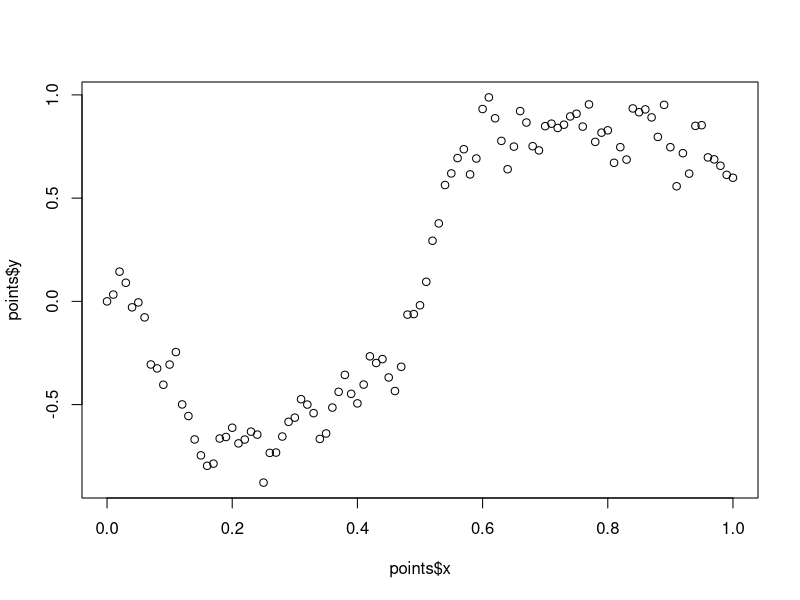

The R script that drew this image: (Note: this script raises an error after producing the figure.)
## ---- chunk 1
knitr::opts_chunk$set(echo = TRUE)
library(ggplot2)
## ---- chunk 2
infnorm <- function(f,g,N,a,b){
  diff <- rep(NA,N)
  s <- seq(a,b,(b-a)/N)
  for(i in 1:N){
    diff[i] <- abs(f(s[i]) - g(s[i]))
  }
  return (max(diff))
}
### might need different norms
## ---- chunk 3

wiener_process_approx_1d <- function(y0,a,b,c,d,N,delta){
  approx_wiener_sample_x <- seq(a,b,(b-a)/N)
  approx_wiener_sample_y <- rep(NA,N)
  approx_wiener_sample_y[1] <- y0
  
  for(i in 2:(N+1)){
    approx_wiener_sample_y[i] <- d
    while( (approx_wiener_sample_y[i]<=c) || (approx_wiener_sample_y[i]>=d) ){
      approx_wiener_sample_y[i] <- rnorm(1,approx_wiener_sample_y[i-1],delta)
    }
  }
  return (list(x=approx_wiener_sample_x,y=approx_wiener_sample_y))
}


points <- wiener_process_approx_1d(0,0,1,-1,1,100,1/10)
plot(points$x,points$y)
## ---- chunk 4

PSOfunctional <- function(obj_function,
                          n_particles=20,
                          n_iter=200,
                          c1 = 0.5,
                          c2 = 0.5,
                          w =0.8,
                          a,b,c,d,N,
                          delta.init,delta.v.init,delta1.r,delta2.r,
                          ...
){
  
  
  
  X <- matrix(NA,nrow = n_iter*n_particles,ncol=N+1)
  Y <- matrix(NA,nrow = n_iter*n_particles,ncol=N+1)
  dY <- matrix(NA,nrow=n_particles,ncol=N+1)
  
  
  ## initialize positions and velocities
  for(i in 1:n_particles){
    points <- wiener_process_approx_1d(runif(1,c,d),a,b,c,d,N,delta.init)
    X[i,] <- points$x
    Y[i,] <- points$y
    dY[i,] <- wiener_process_approx_1d(0,a,b,-1,1,N,delta.v.init)$y
  }
  
  pbest <- Y[1:n_particles,]
  pbest_obj <- obj_function(x=X[1:n_particles,],y = Y[1:n_particles,])
  
  gbest <- pbest[which.min(pbest_obj),]
  gbest_obj <- min(pbest_obj)
  
  iter <- 1
  while(iter < n_iter){
    print(iter)
    ## might have to change runif to wiener function
    
    
    w1 <- wiener_process_approx_1d(runif(1),a,b,0,1,N,delta1.r)$y
    w2 <- wiener_process_approx_1d(runif(1),a,b,0,1,N,delta2.r)$y
    
    ## update velocities
    dY <- 
      w*runif(1)*dY + 
      c1*runif(1)*matrix(w1,nrow = n_particles,ncol = N+1,byrow = TRUE)*
      (pbest - Y[(n_particles*(iter-1)+1):(n_particles*iter),]) + 
      c2*runif(1)*matrix(w2,nrow = n_particles,ncol = N+1,byrow = TRUE)*
      (matrix(gbest,nrow=n_particles,ncol=N+1,byrow = TRUE) 
                   - Y[(n_particles*(iter-1)+1):(n_particles*iter),])
    
    
    ## update location
    
    
    
    
    Y[((n_particles*iter)+1):(n_particles*(iter+1)),] <-
      Y[((n_particles*(iter-1))+1):(n_particles*iter),] + dY[(1:n_particles),]
    
    
    X[((n_particles*iter)+1):(n_particles*(iter+1)),] <-
      X[((n_particles*(iter-1))+1):(n_particles*iter),]
    
    ##update objective metrics
    obj <- obj_function(x = X[((n_particles*iter)+1):(n_particles*(iter+1)),],
                        y = Y[((n_particles*iter)+1):(n_particles*(iter+1)),])
    
    print(head(obj))
    idx <- which(obj <= pbest_obj)
    print(idx)
    pbest[idx,] <- Y[idx,]
    
    pbest_obj[idx] <- obj[idx]
    
    idx <- which.min(pbest_obj)
    gbest <- pbest[idx,]
    
    print(gbest_obj)
    
    iter <- iter+1
  }
  
  
  return(list("X"=X,"Y"=Y,"gbest"=gbest,"gbest_obj"=gbest_obj))
}


## ---- chunk 5
PSOfunctionalv2 <- function(obj_function,
                          n_particles=20,
                          n_iter=200,
                          c1 = 0.5,
                          c2 = 0.5,
                          w =0.8,
                          a,b,c,d,N,
                          delta.init,delta.v.init,delta1.r,delta2.r,
                          ...
){
  
  
  
  X <- matrix(NA,nrow = n_iter*n_particles,ncol=N+1)
  Y <- matrix(NA,nrow = n_iter*n_particles,ncol=N+1)
  dY <- matrix(NA,nrow=n_particles,ncol=N+1)
  
  
  ## initialize positions and velocities
  for(i in 1:n_particles){
    points <- wiener_process_approx_1d(runif(1,c,d),a,b,c,d,N,delta.init)
    X[i,] <- points$x
    Y[i,] <- points$y
    dY[i,] <- wiener_process_approx_1d(0,a,b,-1,1,N,delta.v.init)$y
  }
  
  pbest <- Y[1:n_particles,]
  pbest_obj <- obj_function(x=X[1:n_particles,],y = Y[1:n_particles,])
  
  gbest <- pbest[which.min(pbest_obj),]
  gbest_obj <- min(pbest_obj)
  
  iter <- 1
  while(iter < n_iter){
    print(iter)
    ## might have to change runif to wiener function
    
    
    w1 <- wiener_process_approx_1d(runif(1),a,b,0,1,N,delta1.r)$y
    w2 <- wiener_process_approx_1d(runif(1),a,b,0,1,N,delta2.r)$y
    
    ## update velocities
    dY <- 
      w*runif(1)*dY + 
      c1*runif(1)*
      (pbest - Y[(n_particles*(iter-1)+1):(n_particles*iter),]) + 
      c2*runif(1)*
      (matrix(gbest,nrow=n_particles,ncol=N+1,byrow = TRUE) 
                   - Y[(n_particles*(iter-1)+1):(n_particles*iter),])
    
    
    ## update location
    
    
    
    
    Y[((n_particles*iter)+1):(n_particles*(iter+1)),] <-
      Y[((n_particles*(iter-1))+1):(n_particles*iter),] + dY[(1:n_particles),]
    
    
    X[((n_particles*iter)+1):(n_particles*(iter+1)),] <-
      X[((n_particles*(iter-1))+1):(n_particles*iter),]
    
    ##update objective metrics
    obj <- obj_function(x = X[((n_particles*iter)+1):(n_particles*(iter+1)),],
                        y = Y[((n_particles*iter)+1):(n_particles*(iter+1)),])
    
    print(head(obj))
    idx <- which(obj <= pbest_obj)
    print(idx)
    pbest[idx,] <- Y[idx,]
    
    pbest_obj[idx] <- obj[idx]
    
    idx <- which.min(pbest_obj)
    gbest <- pbest[idx,]
    
    print(gbest_obj)
    
    iter <- iter+1
  }
  
  
  return(list("X"=X,"Y"=Y,"gbest"=gbest,"gbest_obj"=gbest_obj))
}
## ---- chunk 6
obj_diff <- function(obj,x,y){
  return(apply(abs(obj(x)-y),1,max))
}

sin_diff <- function(x,y) {obj_diff(sin,x,y)}

## ---- chunk 7

v <- PSOfunctional(sin_diff,a=0,b=pi/2,c=-1.5,d=1.5,N=50,w=0.8,c1=0.1,c2=0.1,
                   n_particles = 200, n_iter = 10000,
                   delta.init=1/10,delta.v.init=1/10,delta1.r=1/10,delta2.r=1/1000)
plot(v$X[1,],v$gbest)
print(v$gbest_obj)
## ---- chunk 8
v <- PSOfunctionalv2(sin_diff,a=0,b=pi/2,c=-1.5,d=1.5,N=100,w=1,c1=2,c2=2,
                   n_particles = 1000, n_iter = 1000,
                   delta.init=1/100,delta.v.init=1,delta1.r=1,delta2.r=1)
plot(v$X[1,],v$gbest)
print(v$gbest_obj)

df1<-data.frame("sin.x" = seq(0,pi/2,length.out=1000),
     "sin.y" = sin(seq(0,pi/2,length.out=1000)))
df2<-data.frame("x" = v$X[1,],
     "y" = v$gbest)

p <- ggplot() + geom_point(aes(x=df$x,y=df2$y)) + geom_smooth(aes(x=df1$sin.x,y=df1$sin.y))
